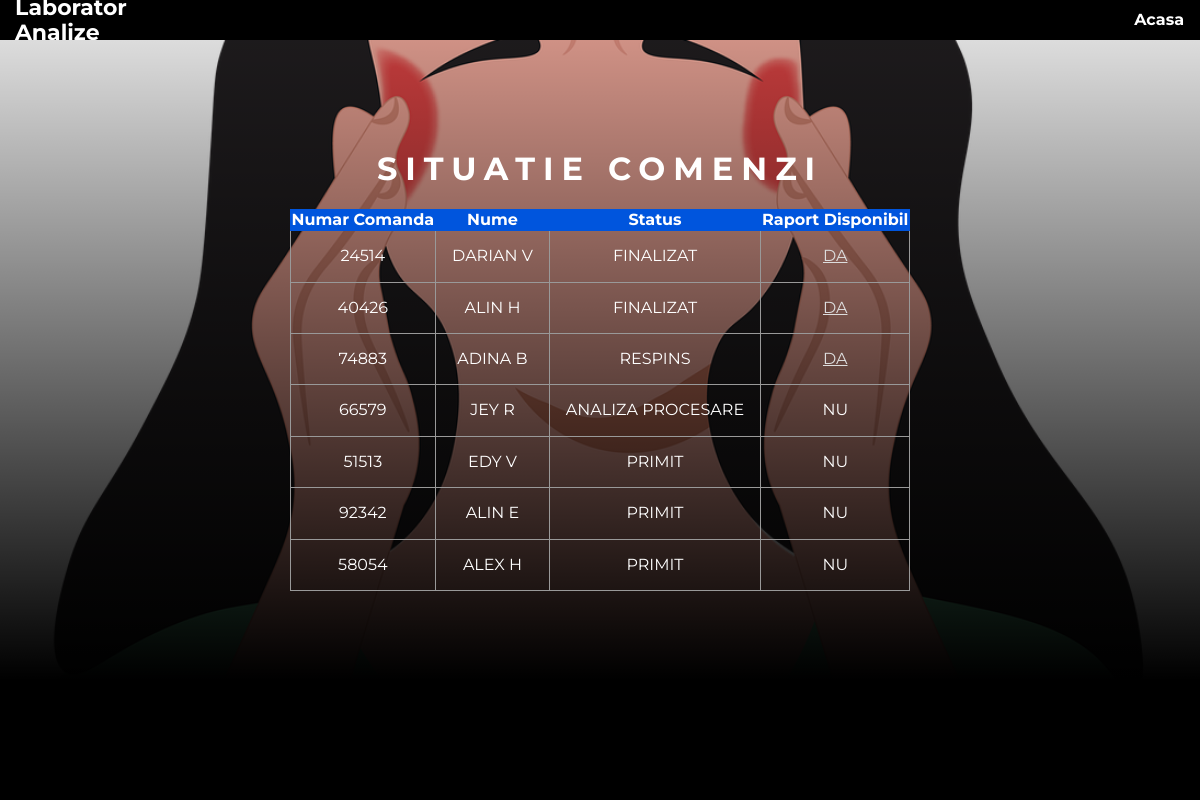
The page /public/pacient/statusprobe.php on the database its author committed.
### tables this page shows
CREATE TABLE `probe` (
  `id` int(11) NOT NULL,
  `proba_sn` int(10) NOT NULL,
  `analiza_nume` varchar(255) NOT NULL,
  `pacient_nume` varchar(255) NOT NULL,
  `doctor_nume` varchar(255) NOT NULL,
  `frigider_nume` varchar(255) NOT NULL,
  `sertar_numar` int(10) NOT NULL,
  `locatie_nume` varchar(255) NOT NULL,
  `analiza_calitate` varchar(255) NOT NULL,
  `rezultat` varchar(255) NOT NULL,
  `status` varchar(255) NOT NULL
);

### privat/functii.php (called while the page is built, shortened)
<?php
function url_for($script_path) {
  return WWW_ROOT . $script_path;
}
?>

### public/pacient/statusprobe.php (the view, shortened to what this page needs)
<?php require_once('../../privat/initializare.php'); ?>
<?php
$sql = "SELECT * FROM probe ";
$sql .= "ORDER BY id ASC";
$result = mysqli_query($db, $sql);
?>
<!DOCTYPE html>
<html lang="en">
<head>
    <link href="../css/normalize.css" rel="stylesheet" >
    <link href="css/style.css" rel="stylesheet" >
</head>
<body>
<header class="main-header">
        <div>
            <a href="#" class="main-header__brand"> Laborator Analize</a>
        </div>
        <nav class="main-nav">
            <ul class="main-nav__items">
                <li class="main-nav__item">
                    <a href="<?php echo url_for('/pacient/index.php'); ?>" >Acasa</a>
                </li>
            </ul>
        </nav>
    </header>
    <div class="wrapper" id="test">
        <div class="side left">
            <div class="image pacient"></div>
            <div class="caption">
                <h1>Situatie Comenzi</h1>
                <table class="lista">
                    <tr>
                        <th>Numar Comanda</th>
                        <th>Nume</th>
                        <th>Status</th>
                        <th>Raport Disponibil</th>
                    </tr>
                <?php while($proba = mysqli_fetch_assoc($result)) {?>
                    <tr>
                        <td><?php echo $proba['proba_sn']; ?></td>
                        <td><?php echo $proba['pacient_nume']; ?> </td>
                        <td><?php echo $proba['status']; ?></td>
                        <td><?php
                            if(($proba['status']=='FINALIZAT') || ($proba['status']=='RESPINS')){
                                echo "<a class=\"link_culoare\" href=\"" . url_for('/pacient/raport.php?id=' . $proba['id']) . "\"> DA </a>";
                            } else {
                                echo 'NU';
                            }
                        ?> </td>
                    </tr>
                <?php };?>
                </table>
            </div>
        </div>
    </div>
    <footer class="main-footer">
        <nav>
            <ul class="main-footer__links">
            </ul>
        </nav>
    </footer>
</body>
</html>

### public/pacient/css/style.css (style rules this page uses)
body { font-family: 'Montserrat', sans-serif; }
.main-header { display:flex; width:100%; height:5vh; background-color: #000; color:#fff; top:0; left:0; align-items:center; justify-content: center; }
.main-header > div { display: inline-block; vertical-align: middle; padding-left:15px; }
.main-header__brand { color: #fff; text-decoration: none; font-weight: bold; font-size: 22px; }
.main-nav { display: inline-block; text-align: right; width: calc(100% - 74px); vertical-align: middle; }
.main-nav__items { margin: 0; padding: 0; list-style: none; }
.main-nav__item { display: inline-block; margin: 0 16px; }
.main-nav__item a { text-decoration: none; color: #fff; font-weight: bold; padding: 3px 0; }
.main-footer { display:flex; width:100%; height:15vh; background-color:#000; color:#fff; align-items:flex-end; justify-content:flex-end; }
.main-footer__links { list-style: none; margin: 0; padding: 0; text-align: center; }
.wrapper .left { width:100%; height:90vh; position:relative; display:flex; align-items:center; justify-content: center; overflow: hidden; }
.wrapper .image { width: 100%; height: 100%; background-size:cover; background-position: center; position:absolute; top:0; left:0; transition: 0.25s ease all; }
.pacient { background:url('../../img/loginpacient.png'); }
.wrapper .side::before { background: linear-gradient(0deg, rgba(0,0,0,1) 0%, rgba(0,0,0,0.13769257703081228) 100%); width:100%; height:100%; position:absolute; top:0; left:0; z-index:1; content:''; display:block; }
.wrapper .caption { position:relative; z-index:10; color:#fff; text-align:center; }
.wrapper .caption h1 { text-transform: uppercase; letter-spacing:0.25em; }
@media screen and (min-width:800px) { .wrapper { display:flex; } }
@media screen and (min-width:800px) { .wrapper .left { width:100%; height:80vh; align-items:center; justify-content: center; overflow: hidden; } }
.wrapper .caption table { border-collapse: collapse; vertical-align: top; }
.wrapper .caption table.lista { width: 100%; }
td { border: 1px solid #999999; padding: 1rem; text-align: center; text-transform: uppercase; }
.wrapper .caption .lista tr th { border: 1px solid #0055DD; background: #0055DD; color: white; text-align: center; }
a.link_culoare { color:#ddd; }

### rows shown on the page
probe: proba_sn "24514", pacient_nume "DARIAN V", status "FINALIZAT"
probe: proba_sn "40426", pacient_nume "ALIN H", status "FINALIZAT"
probe: proba_sn "74883", pacient_nume "ADINA B", status "RESPINS"
probe: proba_sn "66579", pacient_nume "JEY R", status "ANALIZA PROCESARE", shows "NU"
probe: proba_sn "51513", pacient_nume "EDY V", status "PRIMIT", shows "NU"
probe: proba_sn "92342", pacient_nume "ALIN E", status "PRIMIT", shows "NU"
probe: proba_sn "58054", pacient_nume "ALEX H", status "PRIMIT", shows "NU"
